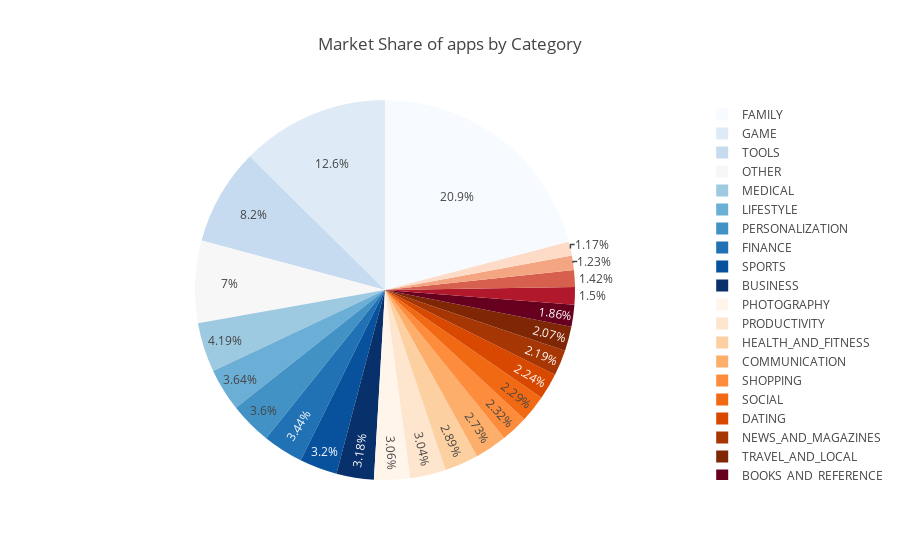

This figure's notebook cell:
### Code cell
import plotly.plotly as py
import plotly.graph_objs as go
import plotly
import colorlover as cl
from IPython.display import HTML

rdbu = cl.scales['11']['div']['RdBu']
bupu = cl.scales['9']['seq']['Oranges']
blues = cl.scales['9']['seq']['Blues']

plotly.offline.init_notebook_mode(connected=True)
plotly.offline.iplot({
    "data": [go.Pie(
        labels = appNum_by_categorys.index,
        values = appNum_by_categorys.values,
        hoverinfo = 'label+value',
        marker=dict(colors = blues + bupu + rdbu)
)],
    "layout": go.Layout(title="Market Share of apps by Category")
})

### Figure 1 — Plotly figure (JSON) as saved in the notebook; plotly's stock layout.template omitted (floating-point values rounded to 4 significant figures)
{"data": [{"hoverinfo": "label+value", "labels": ["FAMILY", "GAME", "TOOLS", "MEDICAL", "LIFESTYLE", "PERSONALIZATION", "FINANCE", "SPORTS", "BUSINESS", "PHOTOGRAPHY", "PRODUCTIVITY", "HEALTH_AND_FITNESS", "COMMUNICATION", "SHOPPING", "SOCIAL", "DATING", "NEWS_AND_MAGAZINES", "TRAVEL_AND_LOCAL", "BOOKS_AND_REFERENCE", "VIDEO_PLAYERS", "EDUCATION", "MAPS_AND_NAVIGATION", "ENTERTAINMENT", "OTHER"], "marker": {"colors": ["rgb(247,251,255)", "rgb(222,235,247)", "rgb(198,219,239)", "rgb(158,202,225)", "rgb(107,174,214)", "rgb(66,146,198)", "rgb(33,113,181)", "rgb(8,81,156)", "rgb(8,48,107)", "rgb(255,245,235)", "rgb(254,230,206)", "rgb(253,208,162)", "rgb(253,174,107)", "rgb(253,141,60)", "rgb(241,105,19)", "rgb(217,72,1)", "rgb(166,54,3)", "rgb(127,39,4)", "rgb(103,0,31)", "rgb(178,24,43)", "rgb(214,96,77)", "rgb(244,165,130)", "rgb(253,219,199)", "rgb(247,247,247)", "rgb(209,229,240)", "rgb(146,197,222)", "rgb(67,147,195)", "rgb(33,102,172)", "rgb(5,48,97)"]}, "type": "pie", "uid": "192c5f63-0a9d-446d-b3bc-13eb3e75a1da", "values": [1616, 974, 633, 324, 281, 278, 266, 247, 246, 236, 235, 223, 211, 179, 177, 173, 169, 160, 144, 116, 110, 95, 90, 541]}], "layout": {"title": "Market Share of apps by Category"}}
